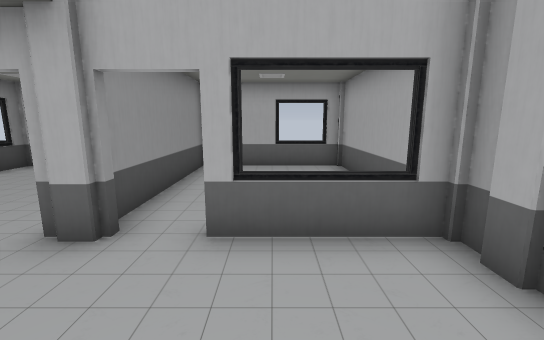
[1] (above)

15 first-person views from a walk through a level from a Godot 3-D game. The camera is 1.5 m above the floor, tilts 10° down and sees 90° across. The floor is counted in squares, 1 m on a side. Each view is taken from the middle of a square. On the plan, view 1 faces up. The plan holds only what a view shows up to about 14 squares ahead; the rest is blank. The place goes on beyond the plan.

[2]
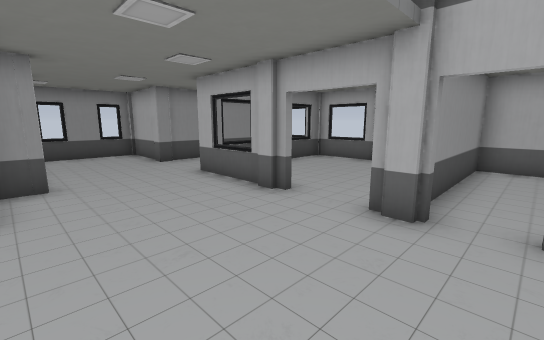

[3]
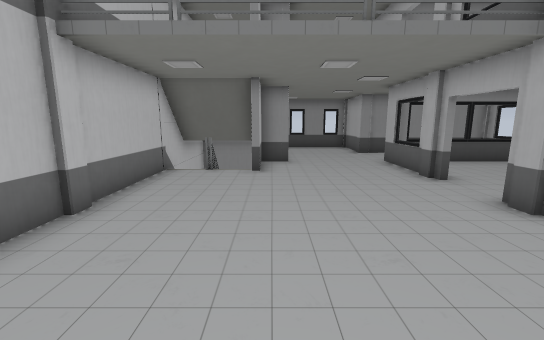

[4]
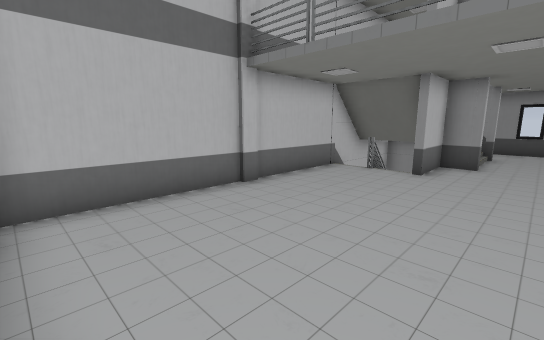

[5]
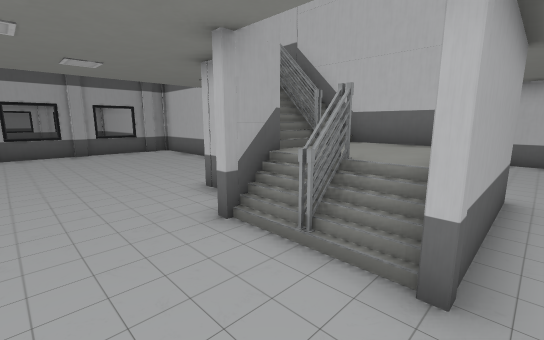

[6]
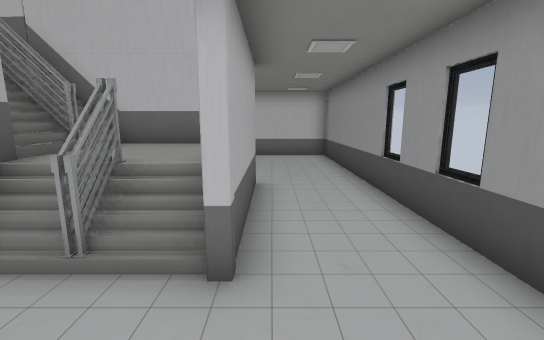

[7]
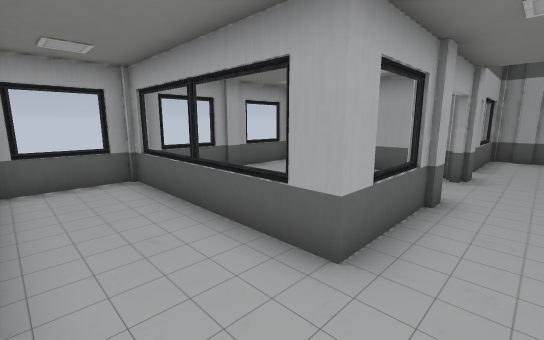

[8]
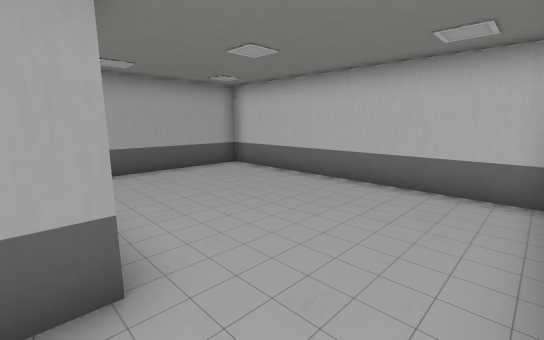

[9]
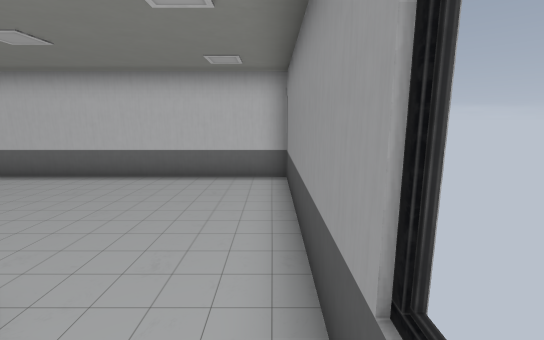

[10]
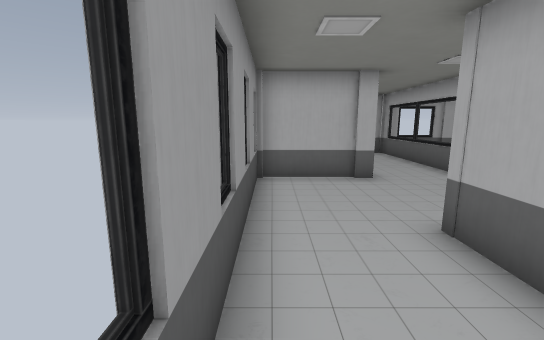

[11]
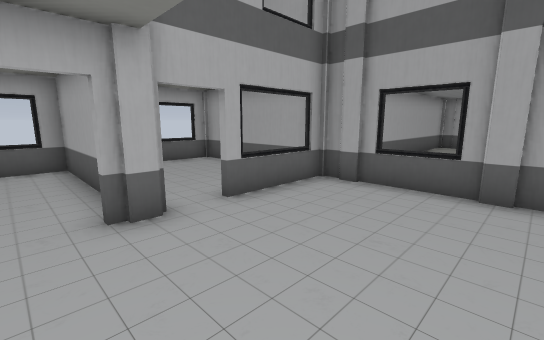

[12]
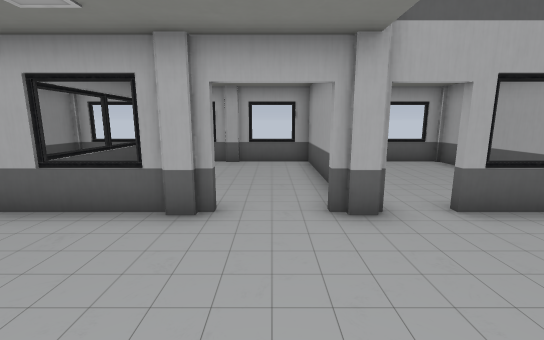

[13]
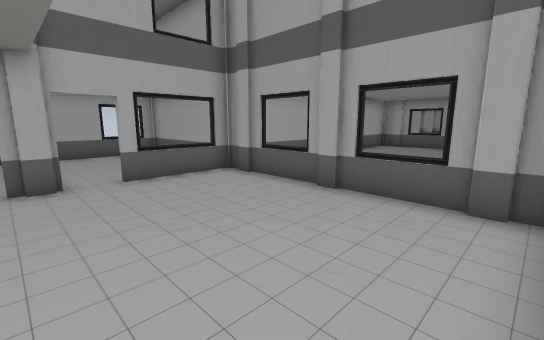

[14]
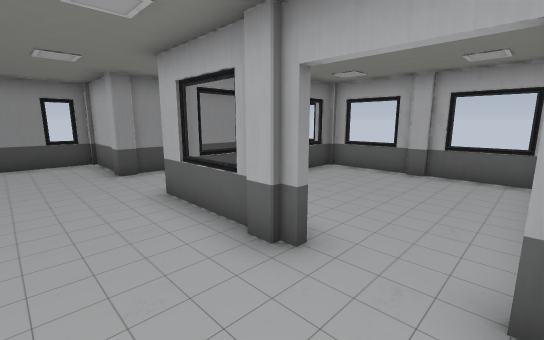

[15]
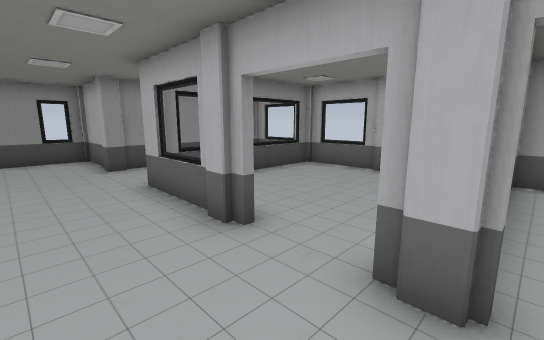

### Floor plan
Key: @ floor where view 1 was taken; # wall or solid block; . main floor; : floor 1 m higher than the main floor; / step, stairs or slope; = window, fence, low wall or low ledge.
Columns run from 15 left of view 1 to 5 right of it. Each row starts with its distance up from view 1.
 10    ##=##=##=####=#
  9    #...#.....# #=#
  8    #...=.....#...#
  7    #...=.....#...#
  6    #...=.....#...#
  5    #...=.....#...#
  4 ####...#.....###=##
  3 #......#=##.###==####
  2 #.................#
  1 #.................=
  0 #..............@..#
 -1 #...==/#..........#
 -2 #...#::=#.........=
 -3 #...#::=#.........#
 -4 #...#:://.........#
 -5 #...###############
 -6 #.........#
 -7 #.........#
 -8 #.........#
 -9 #.........#
-10 #.........#
-11 ###########

Where each view was taken, in squares from view 1:
view 1: 0 up, 0 right, facing up
view 2: 1 down, 1 left, facing up-left
view 3: 1 down, 2 right, facing left
view 4: 1 up, 2 right, facing down-left
view 5: 2 up, 12 left, facing down-right
view 6: 2 up, 12 left, facing down
view 7: 2 up, 11 left, facing up-right
view 8: 4 down, 14 left, facing down-right
view 9: 3 down, 14 left, facing down
view 10: 4 down, 14 left, facing up
view 11: 1 down, 4 left, facing up-right
view 12: 1 down, 4 left, facing up
view 13: 4 down, 3 left, facing up-right
view 14: 1 up, 3 left, facing up-left
view 15: 1 up, 2 left, facing up-left
